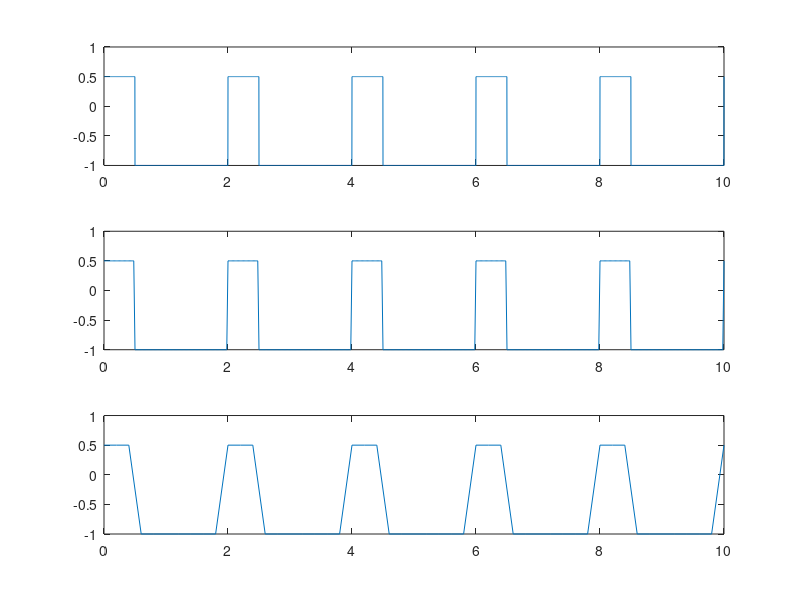

Write the MATLAB code that produced this figure.
%Babaua Andrei-Costin 423D
%Semnal dreptunghiular
%Rezolutie temporara 2ms

t1=0:0.002:10;
f=0.5;
sign1=square(2*pi*f*t1,25);
for i=(1:1:length(sign1))
    if (sign1(i:i)>0)
        sign1(i:i)=sign1(i:i)/2; %Nivelul maxim de 0.5
    end
end
subplot(3,1,1);
plot(t1,sign1);

%Rezolutie temporara 20ms

t2=0:0.02:10;
sign2=square(2*pi*f*t2,25);
for i=(1:1:length(sign2))
    if (sign2(i:i)>0)
        sign2(i:i)=sign2(i:i)/2;
    end
end
subplot(3,1,2);
plot(t2,sign2);

%Rezolutie temporara 200ms

t3=0:0.2:10;
sign3=square(2*pi*f*t3,25);
for i=(1:1:length(sign3))
    if (sign3(i:i)>0)
        sign3(i:i)=sign3(i:i)/2;
    end
end
subplot(3,1,3);
plot(t3,sign3);